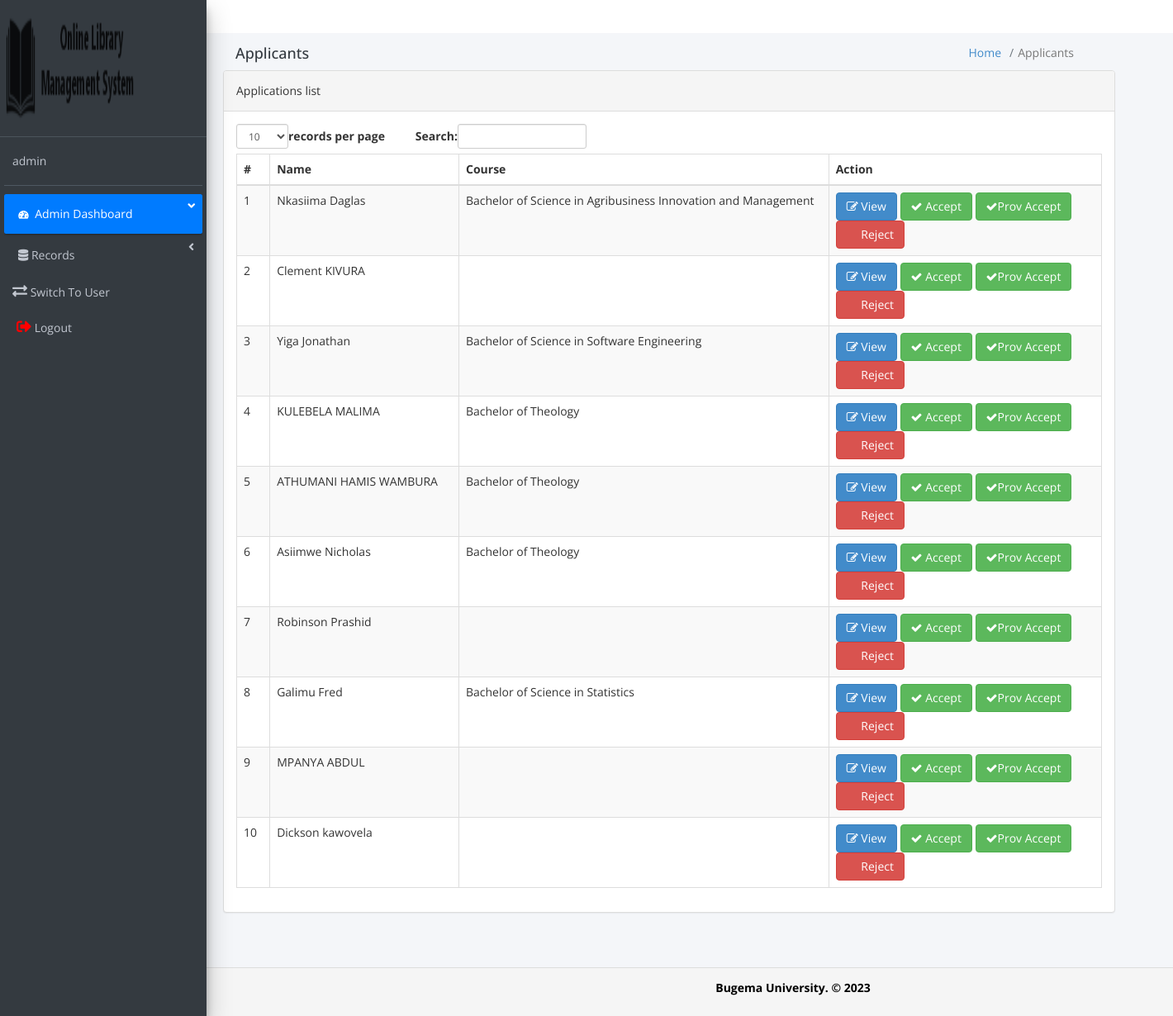
/admin/applicants.php (signed in), run on the app's committed database.
### tables this page shows
CREATE TABLE `application_form` (
  `id` int UNSIGNED NOT NULL,
  `full_name` varchar(255) NOT NULL,
  `date_of_birth` date NOT NULL,
  `email` varchar(255) NOT NULL,
  `mobile_number` varchar(20) NOT NULL,
  `gender` enum('Male','Female','Others') NOT NULL,
  `country` varchar(250) NOT NULL,
  `id_type` enum('None','National ID','Passport') NOT NULL,
  `id_number` varchar(20) NOT NULL,
  `religion` varchar(255) NOT NULL,
  `location` enum('Main Campus','Kampala Campus','Arua Campus','Mbale Campus','Kasese Campus') NOT NULL,
  `time` enum('Regular','In-Service') NOT NULL,
  `school` varchar(255) NOT NULL,
  `level` varchar(255) NOT NULL,
  `course` varchar(255) NOT NULL,
  `type` varchar(255) NOT NULL,
  `document` varchar(255) NOT NULL,
  `bu` varchar(255) NOT NULL,
  `kabu` varchar(255) NOT NULL,
  `app_id` varchar(255) NOT NULL,
  `status` int NOT NULL,
  `created_at` timestamp NOT NULL DEFAULT CURRENT_TIMESTAMP
);

### admin/app_table.php (the view, shortened to what this page needs)
<!DOCTYPE html>
<html xmlns="http://www.w3.org/1999/xhtml">
<head>
    <link href="assets/css/bootstrap.css" rel="stylesheet" />
    <link href="assets/css/font-awesome.css" rel="stylesheet" />
    <link href="assets/js/dataTables/dataTables.bootstrap.css" rel="stylesheet" />
    <link href="assets/css/style.css" rel="stylesheet" />
</head>
<body>
            <div class="row">
                <div class="col-md-12 pt-2">
                    <div class="panel panel-default">
                        <div class="panel-heading">
                           Applications list
                        </div>
                        <div class="panel-body">
                        <div class="table-responsive">
                    <table class="table table-striped table-bordered table-hover" id="dataTables-example">
                        <thead>
                            <tr>
                                <th>#</th>
                                <th>Name</th>
                                <th>Course</th>
                                <th>Action</th>
                            </tr>
                        </thead>
                        <tbody>
                            <?php
                            require_once 'config.php';
                            $sql = "SELECT * FROM application_form WHERE status = 0";
                            $result = mysqli_query($conn, $sql);
                            if (mysqli_num_rows($result) > 0) {
                                $i = 1;
                                while($row = mysqli_fetch_assoc($result)) {
                                    echo "<tr class='odd gradeX'>";
                                    echo "<td class='center'>" . $i . "</td>";
                                    echo "<td class='center'>" . $row["full_name"] . "</td>";
                                    echo "<td class='center'>" . $row["course"] . "</td>";
                                    echo "<td class='center'>";
                                    echo "<button type='button' class='btn btn-primary' data-toggle='modal' data-target='#editModal" . $row["id"] . "'><i class='fa fa-edit'></i> View</button>";
                                    echo "<a href='accept.php?id=" . $row["id"] . "' onclick='return confirm(\"Are you sure you want to accept this application?\");'> <button class='btn btn-success'><i class='fa fa-check'></i> Accept</button></a>";
                                    echo "<a href='pro_accept.php?id=" . $row["id"] . "' onclick='return confirm(\"Are you sure you want to accept this application?\");'> <button class='btn btn-success'><i class='fa fa-check'></i>Prov Accept</button></a>";
                                    echo "<a href='del_app.php?id=" . $row["id"] . "' onclick='return confirm(\"Are you sure you want to delete?\");'> <button class='btn btn-danger'><i class='fa fa-trash'></i> Reject</button></a>";
                                    echo "</td>";
                                    echo "</tr>";
                                    $i++;
                                }
                            } else {
                                echo "<tr><td colspan='4' class='text-center'>No courses found.</td></tr>";
                            }
                            ?>
                        </tbody>
                    </table>
                </div>
                        </div>
                    </div>
                </div>
            </div>
    </div>
    </div>
</body>
</html>

### admin/applicants.php (shortened to what this page needs)
<?php
  $username = $_SESSION['username'];
?>
<!DOCTYPE html>
<html lang="en">
<head>
  <link rel="stylesheet" href="plugins/fontawesome-free/css/all.min.css">
  <link rel="stylesheet" href="https://code.ionicframework.com/ionicons/2.0.1/css/ionicons.min.css">
  <link rel="stylesheet" href="plugins/tempusdominus-bootstrap-4/css/tempusdominus-bootstrap-4.min.css">
  <link rel="stylesheet" href="plugins/icheck-bootstrap/icheck-bootstrap.min.css">
  <link rel="stylesheet" href="plugins/jqvmap/jqvmap.min.css">
  <link rel="stylesheet" href="dist/css/adminlte.min.css">
  <link rel="stylesheet" href="plugins/overlayScrollbars/css/OverlayScrollbars.min.css">
  <link rel="stylesheet" href="plugins/daterangepicker/daterangepicker.css">
  <link rel="stylesheet" href="plugins/summernote/summernote-bs4.min.css">
  <link href="assets/js/dataTables/dataTables.bootstrap.css" rel="stylesheet" />
</head>
<body class="hold-transition sidebar-mini layout-fixed">
<div class="wrapper">
  <aside class="main-sidebar sidebar-dark-primary elevation-4">
  <a href="#" class="brand-link">
      <img src="logo.png" alt=" Logo" width="167" height="149" style="opacity: .8">
      <span class="brand-text font-weight-light">      &nbsp;&nbsp;&nbsp;&nbsp;   </span>    </a>
    <div class="sidebar">
      <div class="user-panel mt-3 pb-3 mb-3 d-flex">
        <div class="info">
          <a href="#" class="d-block"><?php echo $username ?></a>
        </div>
      </div>
      <nav class="mt-2">
        <ul class="nav nav-pills nav-sidebar flex-column" data-widget="treeview" role="menu" data-accordion="false">
		 <?php
			   include('sidebar.php');
			   ?>
        </ul>
      </nav>
    </div>
</aside>
  <div class="content-wrapper">
    <div class="content-header">
      <div class="container-fluid">
      <div class="container">
        <div class="row mb-2">
          <div class="col-sm-6">
            <h1 class="m-0 text-dark">Applicants</h1>
          </div>
          <div class="col-sm-5">
            <ol class="breadcrumb float-sm-right">
              <li class="breadcrumb-item"><a href="#">Home</a></li>
              <li class="breadcrumb-item active">Applicants</li>
            </ol>
          </div>
        </div>
      </div>
    </div>
    <div class="row container">
    <div class="col-md-12">
    <?php include('app_table.php'); ?>
  <footer class="main-footer">
    <?php include('footer.php');  ?>
  </footer>
</body>
</html>

### admin/sidebar.php (shortened to what this page needs)
<li class="nav-item menu-open">
            <a href="index.php" class="nav-link active">
              <i class="nav-icon fas fa-tachometer-alt"></i>
              <p>
                Admin Dashboard
              <i class="right fas fa-angle-left"></i></p>
            </a></li>
           	 <li class="nav-item">
            <a href="#" class="nav-link">
             <i class="fas fa-database"></i>
              <p>
               Records
                <i class="fas fa-angle-left right"></i>
              </p>
            </a>
          </li>
          <a href="../index.php" class="nav-link">
         <i class="fas fa-exchange-alt" style="font-size:18px"></i>
              <p>Switch To User</p>
            </a>
          <li class="nav-item">
            <a href="logout.php" class="nav-link">
       <i class='fas fa-sign-out-alt' style='font-size:18px;color:red'></i>
              <p class="text">Logout</p>
            </a>
          </li>

### admin/footer.php (shortened to what this page needs)
<div class="footer">
  <div class="style1"> <p> Bugema University. &copy; 2023</p></div>
</div>

### admin/assets/css/style.css (style rules this page uses)
.content-wrapper { margin-top: 40px; min-height:800px; padding-bottom:90px; }

### admin/applicants.php (style rules this page uses)
.main-footer { position: fixed; left: 0; bottom: 0; width: 100%; background-color: red; color: white; text-align: center; }

### admin/footer.php (style rules this page uses)
.style1 { color: #000000; font-weight: bold; }
.footer { position: absolute; bottom: 0; left: 0; right: 0; padding: 10px; background-color: #f5f5f5; border-top: 1px solid #dddddd; text-align: center; }

### data on the page
application_form: full_name "Nkasiima Daglas", course "Bachelor of Science in Agribusiness Innovation and Management"
application_form: full_name "Clement KIVURA"
application_form: full_name "Yiga Jonathan", course "Bachelor of Science in Software Engineering"
application_form: full_name "KULEBELA MALIMA", course "Bachelor of Theology"
application_form: full_name "ATHUMANI HAMIS WAMBURA", course "Bachelor of Theology"
application_form: full_name "Asiimwe Nicholas", course "Bachelor of Theology"
application_form: full_name "Robinson Prashid"
application_form: full_name "Galimu Fred", course "Bachelor of Science in Statistics"
application_form: full_name "MPANYA ABDUL"
application_form: full_name "Dickson kawovela"

### other printed values
$username "admin"
